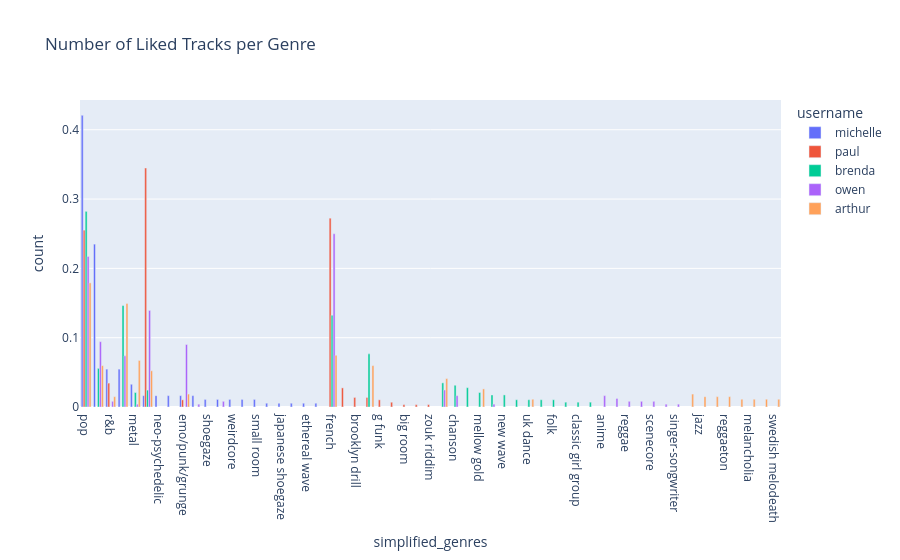

The notebook cell this image was saved under:
### Code cell
# Turn dataset into a list of genres
df_count_genre = count_list_column_per_user(df, "simplified_genres")
px.bar(df_count_genre.groupby("username").head(20), x="simplified_genres", y="count", color="username", title="Number of Liked Tracks per Genre", barmode="group")

### Figure 1 — Plotly figure (JSON) as saved in the notebook; plotly's stock layout.template omitted (floating-point values rounded to 4 significant figures)
{"data": [{"alignmentgroup": "True", "hovertemplate": "username=michelle<br>simplified_genres=%{x}<br>count=%{y}<extra></extra>", "legendgroup": "michelle", "marker": {"color": "#636efa", "pattern": {"shape": ""}}, "name": "michelle", "offsetgroup": "michelle", "orientation": "v", "showlegend": true, "textposition": "auto", "type": "bar", "x": ["pop", "indie", "r&b", "rock", "metal", "rap", "neo-psychedelic", "sped up", "emo/punk/grunge", "neue neue deutsche welle", "shoegaze", "ghettotech", "weirdcore", "countrygaze", "small room", "afrofuturism", "japanese shoegaze", "alt z", "ethereal wave", "j-acoustic"], "xaxis": "x", "y": [0.4208, 0.235, 0.05464, 0.05464, 0.03279, 0.01639, 0.01639, 0.01639, 0.01639, 0.01639, 0.01093, 0.01093, 0.01093, 0.01093, 0.01093, 0.005464, 0.005464, 0.005464, 0.005464, 0.005464], "yaxis": "y"}, {"alignmentgroup": "True", "hovertemplate": "username=paul<br>simplified_genres=%{x}<br>count=%{y}<extra></extra>", "legendgroup": "paul", "marker": {"color": "#EF553B", "pattern": {"shape": ""}}, "name": "paul", "offsetgroup": "paul", "orientation": "v", "showlegend": true, "textposition": "auto", "type": "bar", "x": ["rap", "french", "pop", "r&b", "melodic drill", "brooklyn drill", "electronic", "g funk", "emo/punk/grunge", "plugg", "big room", "musique guadeloupe", "zouk riddim"], "xaxis": "x", "y": [0.3448, 0.2724, 0.2552, 0.03448, 0.02759, 0.01379, 0.01379, 0.01034, 0.01034, 0.006897, 0.003448, 0.003448, 0.003448], "yaxis": "y"}, {"alignmentgroup": "True", "hovertemplate": "username=brenda<br>simplified_genres=%{x}<br>count=%{y}<extra></extra>", "legendgroup": "brenda", "marker": {"color": "#00cc96", "pattern": {"shape": ""}}, "name": "brenda", "offsetgroup": "brenda", "orientation": "v", "showlegend": true, "textposition": "auto", "type": "bar", "x": ["pop", "rock", "french", "electronic", "indie", "permanent wave", "chanson", "stomp and holler", "rap", "mellow gold", "metal", "new romantic", "new wave", "uk funky", "uk dance", "icelandic singer-songwriter", "folk", "dark folk", "classic girl group", "rune folk"], "xaxis": "x", "y": [0.2822, 0.1463, 0.1324, 0.07666, 0.05575, 0.03484, 0.03136, 0.02787, 0.02439, 0.02091, 0.02091, 0.01742, 0.01742, 0.01045, 0.01045, 0.01045, 0.01045, 0.006969, 0.006969, 0.006969], "yaxis": "y"}, {"alignmentgroup": "True", "hovertemplate": "username=owen<br>simplified_genres=%{x}<br>count=%{y}<extra></extra>", "legendgroup": "owen", "marker": {"color": "#ab63fa", "pattern": {"shape": ""}}, "name": "owen", "offsetgroup": "owen", "orientation": "v", "showlegend": true, "textposition": "auto", "type": "bar", "x": ["french", "pop", "rap", "indie", "emo/punk/grunge", "rock", "permanent wave", "anime", "chanson", "lo-fi", "r&b", "reggae", "roots reggae", "scenecore", "ghettotech", "metal", "neo mellow", "singer-songwriter", "neue neue deutsche welle", "new romantic"], "xaxis": "x", "y": [0.25, 0.2172, 0.1393, 0.09426, 0.09016, 0.07377, 0.02459, 0.01639, 0.01639, 0.0123, 0.008197, 0.008197, 0.008197, 0.008197, 0.008197, 0.004098, 0.004098, 0.004098, 0.004098, 0.004098], "yaxis": "y"}, {"alignmentgroup": "True", "hovertemplate": "username=arthur<br>simplified_genres=%{x}<br>count=%{y}<extra></extra>", "legendgroup": "arthur", "marker": {"color": "#FFA15A", "pattern": {"shape": ""}}, "name": "arthur", "offsetgroup": "arthur", "orientation": "v", "showlegend": true, "textposition": "auto", "type": "bar", "x": ["pop", "rock", "french", "metal", "indie", "electronic", "rap", "permanent wave", "mellow gold", "emo/punk/grunge", "urbano latino", "jazz", "r&b", "classical", "reggaeton", "reggaeton colombiano", "melancholia", "disco", "uk dance", "swedish melodeath"], "xaxis": "x", "y": [0.1791, 0.1493, 0.07463, 0.06716, 0.0597, 0.0597, 0.05224, 0.04104, 0.02612, 0.01866, 0.01866, 0.01493, 0.01493, 0.01493, 0.01493, 0.01119, 0.01119, 0.01119, 0.01119, 0.01119], "yaxis": "y"}], "layout": {"barmode": "group", "legend": {"title": {"text": "username"}, "tracegroupgap": 0}, "title": {"text": "Number of Liked Tracks per Genre"}, "xaxis": {"anchor": "y", "domain": [0, 1], "title": {"text": "simplified_genres"}}, "yaxis": {"anchor": "x", "domain": [0, 1], "title": {"text": "count"}}}}
